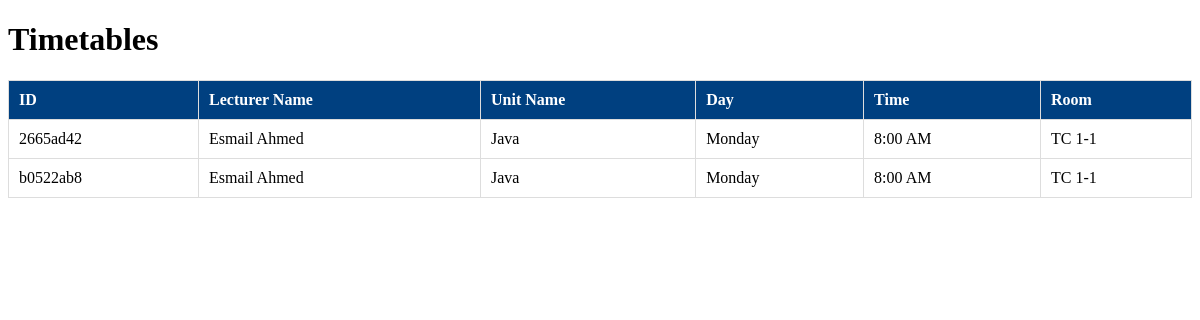
Before: /timetables with the older database file.
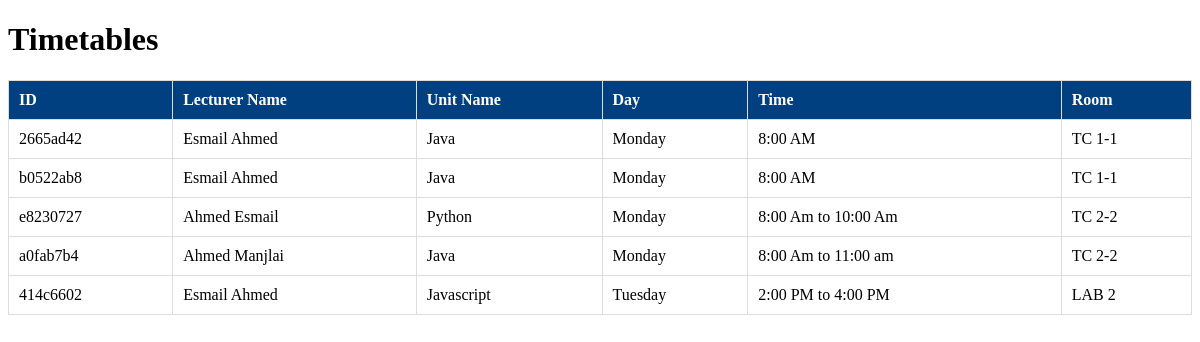
After: the same page with the newer database file.
### tables this page shows
CREATE TABLE timetables (
                id TEXT PRIMARY KEY,
                lecturer_id TEXT NOT NULL,
                unit_name TEXT NOT NULL,
                lecturer_name TEXT NOT NULL,
                request_id TEXT NOT NULL,
                day TEXT,
                time TEXT,
                room TEXT NOT NULL DEFAULT 'Unknown',
                student_count INTEGER NOT NULL,
                status TEXT DEFAULT 'draft',
                created_at TEXT DEFAULT CURRENT_TIMESTAMP,
                modified_at TEXT DEFAULT CURRENT_TIMESTAMP
            );

### app.py (the view)
@app.route('/timetables')
def view_timetables():
    with get_db_connection() as conn:
        timetables = conn.execute('''
            SELECT * FROM timetables
        ''').fetchall()
    return render_template('view_timetables.html', timetables=timetables)

### app.py (called while the page is built)
def get_db_connection():
    conn = sqlite3.connect('projo.db')  # Ensure this matches your database file
    conn.row_factory = sqlite3.Row  # Allows accessing columns by name
    return conn

### templates/view_timetables.html (shortened to what this page needs)
<!DOCTYPE html>
<html lang="en">
<head>
</head>
<body>
    <h1>Timetables</h1>
    <table>
        <tr>
            <th>ID</th>
            <th>Lecturer Name</th>
            <th>Unit Name</th>
            <th>Day</th>
            <th>Time</th>
            <th>Room</th>
        </tr>
        {% for timetable in timetables %}
        <tr>
            <td>{{ timetable.id }}</td>
            <td>{{ timetable.lecturer_name }}</td>
            <td>{{ timetable.unit_name }}</td>
            <td>{{ timetable.day }}</td>
            <td>{{ timetable.time }}</td>
            <td>{{ timetable.room }}</td>
        </tr>
        {% endfor %}
    </table>
</body>
</html>

Changed rows visible on the page:
added timetables: id "e8230727", lecturer_name "Ahmed Esmail", unit_name "Python", day "Monday", time "8:00 Am to 10:00 Am", room "TC 2-2"
added timetables: id "a0fab7b4", lecturer_name "Ahmed Manjlai", unit_name "Java", day "Monday", time "8:00 Am to 11:00 am", room "TC 2-2"
added timetables: id "414c6602", lecturer_name "Esmail Ahmed", unit_name "Javascript", day "Tuesday", time "2:00 PM to 4:00 PM", room "LAB 2"
